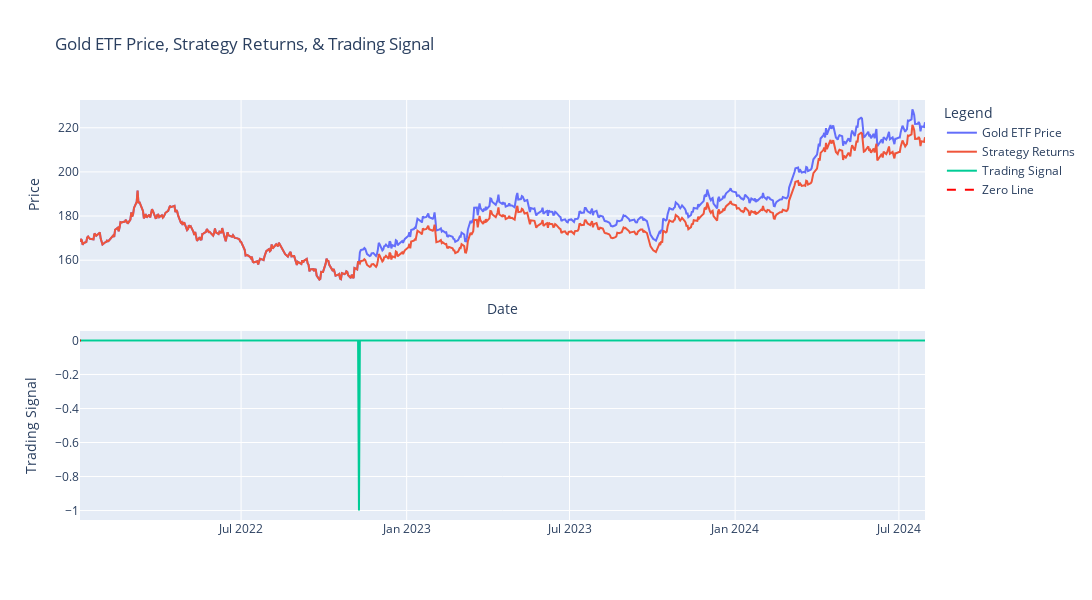

The notebook cell saved with this chart:
### Markdown cell above
Overall, while the strategy effectively controlled downside risk, it failed to generate sufficient returns relative to the risk taken, as indicated by the negative Sharpe ratio. Further optimization may be needed to improve profitability without increasing the drawdown.

### Code cell
# Plot the strategy returns and equity curve
fig = make_subplots(rows=2, cols=1, shared_xaxes=True, vertical_spacing=0.1)

# First subplot: Gold ETF Price and Strategy Returns
fig.add_trace(go.Scatter(x=gold.index, y=gold['Price'], mode='lines', name='Gold ETF Price'), row=1, col=1)

fig.add_trace(go.Scatter(x=gold.index, y=gold['Price'] * (1 + gold['Strategy Returns'].cumsum().fillna(0)),
                                                          mode='lines', name='Strategy Returns'), row=1, col=1)

# Second subplot: Trading Signal
fig.add_trace(go.Scatter(x=gold.index, y=gold['Trading Signal'], mode='lines', name='Trading Signal'), row=2, col=1)

# Add a horizontal line at y=0 for the Trading Signal
fig.add_trace(go.Scatter(x=gold.index, y=[0,0], 
                         mode='lines', line=dict(color='red', dash='dash'), name='Zero Line'), row=2, col=1)

# Update layout
fig.update_layout(
    title='Gold ETF Price, Strategy Returns, & Trading Signal',
    xaxis_title='Date',
    yaxis_title='Price',
    legend_title='Legend',
    autosize=False,
    width=1100,
    height=600
)

# Update y-axis titles for each subplot
fig.update_yaxes(title_text="Price", row=1, col=1)
fig.update_yaxes(title_text="Trading Signal", row=2, col=1)

# Show the plot
fig.show()

### Figure 1 — Plotly figure (JSON) as saved in the notebook; plotly's stock layout.template omitted (floating-point values rounded to 4 significant figures; data arrays with more than 128 entries replaced by an {"elided": "..."} marker saying what was removed)
{"data": [{"mode": "lines", "name": "Gold ETF Price", "type": "scatter", "x": {"elided": "646 str values"}, "xaxis": "x", "y": {"elided": "646 float values"}, "yaxis": "y"}, {"mode": "lines", "name": "Strategy Returns", "type": "scatter", "x": {"elided": "646 str values"}, "xaxis": "x", "y": {"elided": "646 float values"}, "yaxis": "y"}, {"mode": "lines", "name": "Trading Signal", "type": "scatter", "x": {"elided": "646 str values"}, "xaxis": "x2", "y": {"elided": "646 int values"}, "yaxis": "y2"}, {"line": {"color": "red", "dash": "dash"}, "mode": "lines", "name": "Zero Line", "type": "scatter", "x": {"elided": "646 str values"}, "xaxis": "x2", "y": [0, 0], "yaxis": "y2"}], "layout": {"autosize": false, "height": 600, "legend": {"title": {"text": "Legend"}}, "title": {"text": "Gold ETF Price, Strategy Returns, & Trading Signal"}, "width": 1100, "xaxis": {"anchor": "y", "domain": [0, 1], "matches": "x2", "showticklabels": false, "title": {"text": "Date"}}, "xaxis2": {"anchor": "y2", "domain": [0, 1]}, "yaxis": {"anchor": "x", "domain": [0.55, 1], "title": {"text": "Price"}}, "yaxis2": {"anchor": "x2", "domain": [0, 0.45], "title": {"text": "Trading Signal"}}}}
